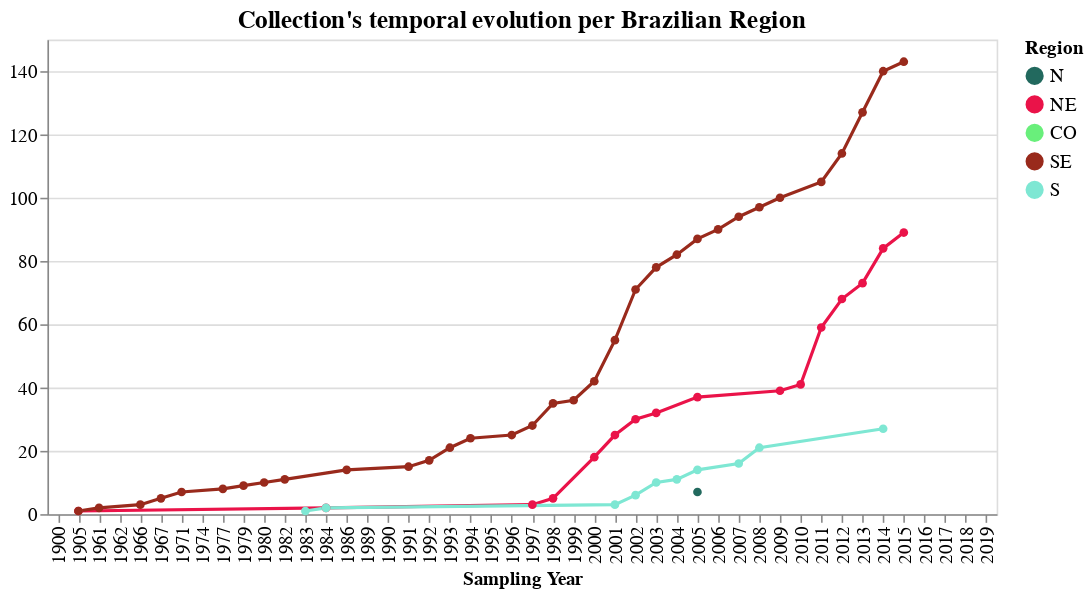

The code cell stored with this chart in its notebook:
### Code cell
select_region = alt.selection_multi(fields=['region'], bind='legend')

g1 = alt.Chart(temp, title="Collection's temporal evolution per Brazilian Region", 
               width=600).mark_line(point=True).encode(
    x= alt.X('start_year', type="ordinal", title='Sampling Year',
             scale= alt.Scale(domain=sorted(list(teste['start_year'].unique())))),
    y= alt.Y('cumulative_sum', title='', 
             sort=alt.EncodingSortField('counts', op="count", order='descending'),
             scale= alt.Scale(domain=[0,150])),
    color= alt.Color('region:N', title='Region', 
                        legend= alt.Legend(columns=1, symbolLimit=42),
                     scale= alt.Scale(domain=list(cores_regioes.keys()), range=list(cores_regioes.values()))),
    tooltip= alt.Tooltip(['region','start_year','counts', 'cumulative_sum']),
#     opacity= alt.condition(select_country, alt.value(1), alt.value(0))
).add_selection(select_region).transform_filter(select_region)

g1 = g1.configure_title(fontSize=16).configure_axis(
    labelFontSize=12,
    titleFontSize=12
).configure_legend(
    labelFontSize=12,
    titleFontSize=12
)

# g1.save('./graphs/cumCounts/time-spacial/evolucao_por_regiao.html')

g1

### Figure 1 — Vega-Lite specification as saved in the notebook (floating-point values rounded to 4 significant figures)
{"config": {"view": {"continuousWidth": 400, "continuousHeight": 300}, "axis": {"labelFontSize": 12, "titleFontSize": 12}, "legend": {"labelFontSize": 12, "titleFontSize": 12}, "title": {"fontSize": 16}}, "data": {"name": "data-de68fe5a2de7852f146bb6b93d6d2428"}, "mark": {"type": "line", "point": true}, "encoding": {"color": {"type": "nominal", "field": "region", "legend": {"columns": 1, "symbolLimit": 42}, "scale": {"domain": ["N", "NE", "CO", "SE", "S"], "range": ["#22695e", "#ea1349", "#69ef7b", "#992a1c", "#7ee7d3"]}, "title": "Region"}, "tooltip": [{"type": "nominal", "field": "region"}, {"type": "quantitative", "field": "start_year"}, {"type": "quantitative", "field": "counts"}, {"type": "quantitative", "field": "cumulative_sum"}], "x": {"type": "ordinal", "field": "start_year", "scale": {"domain": [1900.0, 1905.0, 1961.0, 1962.0, 1966.0, 1967.0, 1971.0, 1974.0, 1977.0, 1979.0, 1980.0, 1982.0, 1983.0, 1984.0, 1986.0, 1989.0, 1990.0, 1991.0, 1992.0, 1993.0, 1994.0, 1995.0, 1996.0, 1997.0, 1998.0, 1999.0, 2000.0, 2001.0, 2002.0, 2003.0, 2004.0, 2005.0, 2006.0, 2007.0, 2008.0, 2009.0, 2010.0, 2011.0, 2012.0, 2013.0, 2014.0, 2015.0, 2016.0, 2017.0, 2018.0, 2019.0]}, "title": "Sampling Year"}, "y": {"type": "quantitative", "field": "cumulative_sum", "scale": {"domain": [0, 150]}, "sort": {"field": "counts", "op": "count", "order": "descending"}, "title": ""}}, "selection": {"selector018": {"type": "multi", "fields": ["region"], "bind": "legend"}}, "title": "Collection's temporal evolution per Brazilian Region", "transform": [{"filter": {"selection": "selector018"}}], "width": 600, "$schema": "https://vega.github.io/schema/vega-lite/v4.8.1.json", "datasets": {"data-de68fe5a2de7852f146bb6b93d6d2428": [{"start_year": 2005.0, "region": "N", "counts": 7, "cumulative_sum": 7}, {"start_year": 1905.0, "region": "NE", "counts": 1, "cumulative_sum": 1}, {"start_year": 1984.0, "region": "NE", "counts": 1, "cumulative_sum": 2}, {"start_year": 1997.0, "region": "NE", "counts": 1, "cumulative_sum": 3}, {"start_year": 1998.0, "region": "NE", "counts": 2, "cumulative_sum": 5}, {"start_year": 2000.0, "region": "NE", "counts": 13, "cumulative_sum": 18}, {"start_year": 2001.0, "region": "NE", "counts": 7, "cumulative_sum": 25}, {"start_year": 2002.0, "region": "NE", "counts": 5, "cumulative_sum": 30}, {"start_year": 2003.0, "region": "NE", "counts": 2, "cumulative_sum": 32}, {"start_year": 2005.0, "region": "NE", "counts": 5, "cumulative_sum": 37}, {"start_year": 2009.0, "region": "NE", "counts": 2, "cumulative_sum": 39}, {"start_year": 2010.0, "region": "NE", "counts": 2, "cumulative_sum": 41}, {"start_year": 2011.0, "region": "NE", "counts": 18, "cumulative_sum": 59}, {"start_year": 2012.0, "region": "NE", "counts": 9, "cumulative_sum": 68}, {"start_year": 2013.0, "region": "NE", "counts": 5, "cumulative_sum": 73}, {"start_year": 2014.0, "region": "NE", "counts": 11, "cumulative_sum": 84}, {"start_year": 2015.0, "region": "NE", "counts": 5, "cumulative_sum": 89}, {"start_year": 1900.0, "region": "NaN", "counts": 1, "cumulative_sum": 1}, {"start_year": 1905.0, "region": "NaN", "counts": 1, "cumulative_sum": 2}, {"start_year": 1962.0, "region": "NaN", "counts": 1, "cumulative_sum": 3}, {"start_year": 1974.0, "region": "NaN", "counts": 1, "cumulative_sum": 4}, {"start_year": 1979.0, "region": "NaN", "counts": 1, "cumulative_sum": 5}, {"start_year": 1980.0, "region": "NaN", "counts": 1, "cumulative_sum": 6}, {"start_year": 1982.0, "region": "NaN", "counts": 1, "cumulative_sum": 7}, {"start_year": 1983.0, "region": "NaN", "counts": 1, "cumulative_sum": 8}, {"start_year": 1986.0, "region": "NaN", "counts": 1, "cumulative_sum": 9}, {"start_year": 1989.0, "region": "NaN", "counts": 1, "cumulative_sum": 10}, {"start_year": 1990.0, "region": "NaN", "counts": 1, "cumulative_sum": 11}, {"start_year": 1992.0, "region": "NaN", "counts": 3, "cumulative_sum": 14}, {"start_year": 1993.0, "region": "NaN", "counts": 1, "cumulative_sum": 15}, {"start_year": 1994.0, "region": "NaN", "counts": 1, "cumulative_sum": 16}, {"start_year": 1995.0, "region": "NaN", "counts": 6, "cumulative_sum": 22}, {"start_year": 1996.0, "region": "NaN", "counts": 6, "cumulative_sum": 28}, {"start_year": 1997.0, "region": "NaN", "counts": 6, "cumulative_sum": 34}, {"start_year": 1998.0, "region": "NaN", "counts": 5, "cumulative_sum": 39}, {"start_year": 1999.0, "region": "NaN", "counts": 8, "cumulative_sum": 47}, {"start_year": 2000.0, "region": "NaN", "counts": 7, "cumulative_sum": 54}, {"start_year": 2001.0, "region": "NaN", "counts": 5, "cumulative_sum": 59}, {"start_year": 2002.0, "region": "NaN", "counts": 3, "cumulative_sum": 62}, {"start_year": 2003.0, "region": "NaN", "counts": 1, "cumulative_sum": 63}, {"start_year": 2004.0, "region": "NaN", "counts": 2, "cumulative_sum": 65}, {"start_year": 2005.0, "region": "NaN", "counts": 1, "cumulative_sum": 66}, {"start_year": 2006.0, "region": "NaN", "counts": 3, "cumulative_sum": 69}, {"start_year": 2008.0, "region": "NaN", "counts": 5, "cumulative_sum": 74}, {"start_year": 2009.0, "region": "NaN", "counts": 4, "cumulative_sum": 78}, {"start_year": 2010.0, "region": "NaN", "counts": 7, "cumulative_sum": 85}, {"start_year": 2011.0, "region": "NaN", "counts": 7, "cumulative_sum": 92}, {"start_year": 2012.0, "region": "NaN", "counts": 8, "cumulative_sum": 100}, {"start_year": 2013.0, "region": "NaN", "counts": 7, "cumulative_sum": 107}, {"start_year": 2014.0, "region": "NaN", "counts": 5, "cumulative_sum": 112}, {"start_year": 2015.0, "region": "NaN", "counts": 4, "cumulative_sum": 116}, {"start_year": 2016.0, "region": "NaN", "counts": 4, "cumulative_sum": 120}, {"start_year": 2017.0, "region": "NaN", "counts": 5, "cumulative_sum": 125}, {"start_year": 2018.0, "region": "NaN", "counts": 4, "cumulative_sum": 129}, {"start_year": 2019.0, "region": "NaN", "counts": 1, "cumulative_sum": 130}, {"start_year": 1983.0, "region": "S", "counts": 1, "cumulative_sum": 1}, {"start_year": 1984.0, "region": "S", "counts": 1, "cumulative_sum": 2}, {"start_year": 2001.0, "region": "S", "counts": 1, "cumulative_sum": 3}, {"start_year": 2002.0, "region": "S", "counts": 3, "cumulative_sum": 6}, {"start_year": 2003.0, "region": "S", "counts": 4, "cumulative_sum": 10}, {"start_year": 2004.0, "region": "S", "counts": 1, "cumulative_sum": 11}, {"start_year": 2005.0, "region": "S", "counts": 3, "cumulative_sum": 14}, {"start_year": 2007.0, "region": "S", "counts": 2, "cumulative_sum": 16}, {"start_year": 2008.0, "region": "S", "counts": 5, "cumulative_sum": 21}, {"start_year": 2014.0, "region": "S", "counts": 6, "cumulative_sum": 27}, {"start_year": 1905.0, "region": "SE", "counts": 1, "cumulative_sum": 1}, {"start_year": 1961.0, "region": "SE", "counts": 1, "cumulative_sum": 2}, {"start_year": 1966.0, "region": "SE", "counts": 1, "cumulative_sum": 3}, {"start_year": 1967.0, "region": "SE", "counts": 2, "cumulative_sum": 5}, {"start_year": 1971.0, "region": "SE", "counts": 2, "cumulative_sum": 7}, {"start_year": 1977.0, "region": "SE", "counts": 1, "cumulative_sum": 8}, {"start_year": 1979.0, "region": "SE", "counts": 1, "cumulative_sum": 9}, {"start_year": 1980.0, "region": "SE", "counts": 1, "cumulative_sum": 10}, {"start_year": 1982.0, "region": "SE", "counts": 1, "cumulative_sum": 11}, {"start_year": 1986.0, "region": "SE", "counts": 3, "cumulative_sum": 14}, {"start_year": 1991.0, "region": "SE", "counts": 1, "cumulative_sum": 15}, {"start_year": 1992.0, "region": "SE", "counts": 2, "cumulative_sum": 17}, {"start_year": 1993.0, "region": "SE", "counts": 4, "cumulative_sum": 21}, {"start_year": 1994.0, "region": "SE", "counts": 3, "cumulative_sum": 24}, {"start_year": 1996.0, "region": "SE", "counts": 1, "cumulative_sum": 25}, {"start_year": 1997.0, "region": "SE", "counts": 3, "cumulative_sum": 28}, {"start_year": 1998.0, "region": "SE", "counts": 7, "cumulative_sum": 35}, {"start_year": 1999.0, "region": "SE", "counts": 1, "cumulative_sum": 36}, {"start_year": 2000.0, "region": "SE", "counts": 6, "cumulative_sum": 42}, {"start_year": 2001.0, "region": "SE", "counts": 13, "cumulative_sum": 55}, {"start_year": 2002.0, "region": "SE", "counts": 16, "cumulative_sum": 71}, {"start_year": 2003.0, "region": "SE", "counts": 7, "cumulative_sum": 78}, {"start_year": 2004.0, "region": "SE", "counts": 4, "cumulative_sum": 82}, {"start_year": 2005.0, "region": "SE", "counts": 5, "cumulative_sum": 87}, {"start_year": 2006.0, "region": "SE", "counts": 3, "cumulative_sum": 90}, {"start_year": 2007.0, "region": "SE", "counts": 4, "cumulative_sum": 94}, {"start_year": 2008.0, "region": "SE", "counts": 3, "cumulative_sum": 97}, {"start_year": 2009.0, "region": "SE", "counts": 3, "cumulative_sum": 100}, {"start_year": 2011.0, "region": "SE", "counts": 5, "cumulative_sum": 105}, {"start_year": 2012.0, "region": "SE", "counts": 9, "cumulative_sum": 114}, {"start_year": 2013.0, "region": "SE", "counts": 13, "cumulative_sum": 127}, {"start_year": 2014.0, "region": "SE", "counts": 13, "cumulative_sum": 140}, {"start_year": 2015.0, "region": "SE", "counts": 3, "cumulative_sum": 143}]}}
